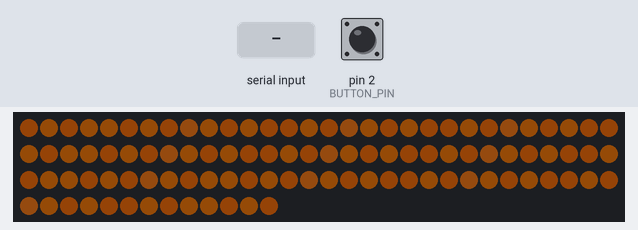
Recording of a sketch running on a simulated SparkFun Pro Micro, built with avr-gcc and run on an emulated ATmega32U4. On the bench: 103 RGB LEDs in strip order, left to right, continuing on the next row. Inputs (shaded band) come from the test bench; at power-on: pin 2 (BUTTON_PIN) HIGH. Dim RGB values are drawn brighter than linear; USB keyboard and mouse output is not drawn.

Above: at 1.2 s.
1.3 s: "N" received over Serial
At 1.6 s:
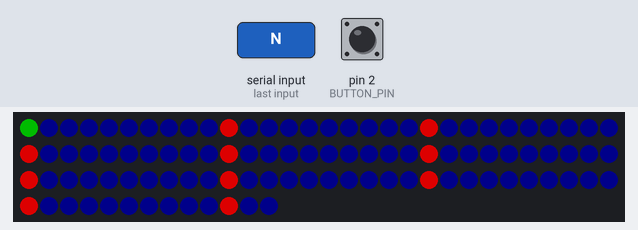
2.8 s: "I90\n" received over Serial
At 3.57 s:
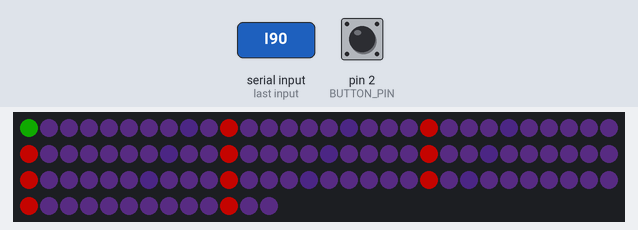
5.5 s: "C" received over Serial
At 5.63 s:
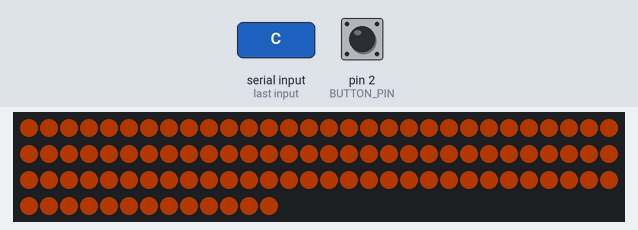
8.2 s: "W90\n" received over Serial
At 8.77 s:
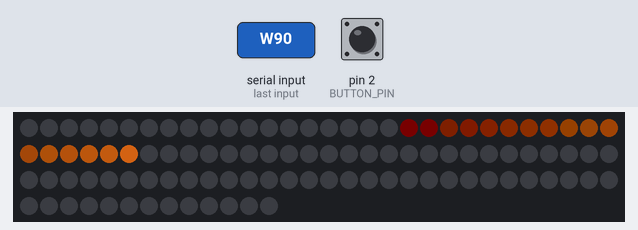
11.0 s: "P90\n" received over Serial
At 11.5 s:
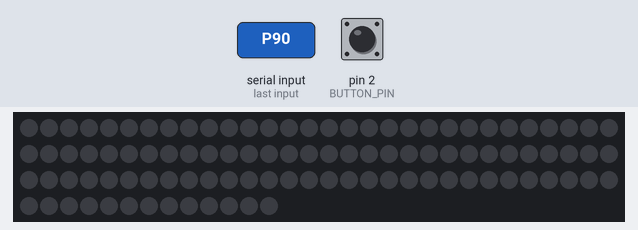
Timing chart, 0 to 13.5 s (numbered marks = the images above; inputs shaded):
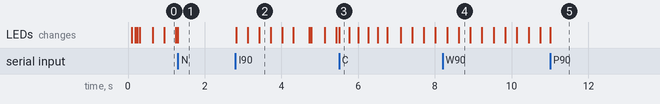

Measured:
- after the input at 1.3 s, the LEDs: change at once (image 1)
- after the input at 11.0 s, the LEDs: change at once (image 5)

The sketch:

PyramidLights.ino
```cpp
#include <Keyboard.h>
#include <FastLED.h>

// SparkFun Pro Micro (ATmega32u4, native USB). The button acts as a USB keyboard
// key: F13 is held down while the button is pressed, and index.html decides
// between hold-to-talk and a hands-free message. The page reports its state
// back over USB serial, and the LED strip around the base of the Louvre
// pyramid shows it.
constexpr uint8_t BUTTON_PIN = 2;
constexpr uint8_t LED_PIN = 3;
constexpr uint16_t LED_COUNT = 103;
constexpr uint8_t BRIGHTNESS = 150;
constexpr uint16_t MAX_MILLIAMPS = 500;  // USB-safe; raise when the strip has its own 5 V supply.
constexpr uint8_t RECORD_KEY = KEY_F13;  // index.html listens for F13; it types nothing.
constexpr unsigned long DEBOUNCE_MS = 30;
constexpr unsigned long RECORD_MS = 15000;  // Matches MAX_SECONDS in index.html.
constexpr unsigned long CANCEL_BLINK_MS = 1500;
constexpr unsigned long FADE_MS = 1500;  // Crossfade into idle; the round display fades over the same time.
constexpr unsigned long FRAME_MS = 20;
constexpr uint8_t BREATHS_PER_MIN = 10;

// To find the real LED count: set LED_COUNT too high (e.g. 150), upload, and click
// "LED numbers" on the operator page. LED 0 is green, every 10th LED is red.

const CRGB WARM_WHITE(212, 100, 20);
const CRGB FLAG_BLUE(0, 0, 255);
const CRGB FLAG_WHITE(255, 255, 255);
const CRGB FLAG_RED(255, 0, 0);

// What the web page is doing; it sends one letter per change (see readHost).
enum State : uint8_t { IDLE, RECORDING, WORKING, PLAYING, CANCELLED, NUMBERS };

CRGB leds[LED_COUNT];
// The flag layout comes from the page as "F", stretches along the strip from LED 0, then ";".
// "F25r26w25b;" is 25 red LEDs, then 26 white, then 25 blue; the rest stays dark.
char flag[LED_COUNT];  // per LED: 'b', 'w', 'r', or anything else for dark
bool readingFlag = false;
uint16_t flagAt = 0;
uint16_t flagRun = 0;
State state = IDLE;
uint8_t idlePeak = 0;
bool rawPressed = false;
bool stablePressed = false;
bool armed = false;
bool keyHeld = false;
unsigned long rawChangedAt = 0;
unsigned long pressedAt = 0;
unsigned long stateAt = 0;
unsigned long lastFrameAt = 0;
// The last frame before idle, as the strip showed it, to crossfade from.
CRGB fadeFrom[LED_COUNT];
unsigned long fadeAt = 0;
State shown = IDLE;
uint8_t shownBrightness = 255;

void readButton(unsigned long now) {
  const bool pressed = digitalRead(BUTTON_PIN) == LOW;
  if (pressed != rawPressed) {
    rawPressed = pressed;
    rawChangedAt = now;
  }
  if (now - rawChangedAt < DEBOUNCE_MS) return;

  // Require a released button after boot, before sending any keystrokes.
  if (!rawPressed) armed = true;
  if (stablePressed == rawPressed) return;
  stablePressed = rawPressed;

  if (stablePressed && armed) {
    pressedAt = now;
    Keyboard.press(RECORD_KEY);
    keyHeld = true;
  } else if (!stablePressed && keyHeld) {
    Keyboard.release(RECORD_KEY);
    keyHeld = false;
  }
}

void readFlag(char c) {
  if (c >= '0' && c <= '9') {
    flagRun = flagRun * 10 + (c - '0');
  } else if (c == ';') {
    memset(flag + flagAt, 0, LED_COUNT - flagAt);
    readingFlag = false;
  } else {
    for (; flagRun > 0 && flagAt < LED_COUNT; --flagRun) flag[flagAt++] = c;
    flagRun = 0;
  }
}

// One letter per state: I idle, R recording, W working, P playing (the flag),
// C cancelled, N LED numbers. "F...;" sets the flag layout (see flag).
void readHost(unsigned long now) {
  while (Serial.available()) {
    const char c = Serial.read();
    if (c == 'F') {
      readingFlag = true;
      flagAt = flagRun = 0;
      continue;
    }
    if (readingFlag) {
      readFlag(c);
      continue;
    }
    switch (c) {
      case 'I': state = IDLE; break;
      case 'R': state = RECORDING; break;
      case 'W': state = WORKING; break;
      case 'P': state = PLAYING; break;
      case 'C': state = CANCELLED; break;
      case 'N': state = NUMBERS; break;
      default: continue;
    }
    stateAt = now;
  }
  if (state == CANCELLED && now - stateAt >= CANCEL_BLINK_MS) state = IDLE;
}

void showNumbers() {
  fill_solid(leds, LED_COUNT, CRGB(0, 0, 20));
  for (uint16_t i = 10; i < LED_COUNT; i += 10) leds[i] = CRGB::Red;
  leds[0] = CRGB::Green;
}

// Slow warm-white breathing, scaled here in 16 bits instead of by FastLED. Each
// LED rounds up at a different point, so the strip fades evenly instead of all
// LEDs jumping between the few 8-bit levels available at low brightness.
void showIdle() {
  const uint16_t wave = beatsin16(BREATHS_PER_MIN, 0, 65535);
  const uint16_t eased = scale16(wave, wave);  // Squared, so the fade looks even to the eye.
  const uint16_t level = scale16(idlePeak * 257U, 16384 + scale16(eased, 49151));  // 25-100 % of peak.
  for (uint16_t i = 0; i < LED_COUNT; ++i) {
    const uint32_t dither = uint32_t(uint8_t(i * 159)) << 8;  // Rounding points spread along the strip.
    leds[i].r = (WARM_WHITE.r * uint32_t(level) + dither) >> 16;
    leds[i].g = (WARM_WHITE.g * uint32_t(level) + dither) >> 16;
    leds[i].b = (WARM_WHITE.b * uint32_t(level) + dither) >> 16;
  }
}

void animateBase(unsigned long now) {
  if (now - lastFrameAt < FRAME_MS) return;
  lastFrameAt = now;

  if (state == IDLE && shown != IDLE) {
    for (uint16_t i = 0; i < LED_COUNT; ++i) {
      fadeFrom[i] = leds[i];
      fadeFrom[i].nscale8(shownBrightness);
    }
    fadeAt = now;
  }
  shown = state;

  if (state == NUMBERS) {
    showNumbers();
  } else if (state == IDLE) {
    showIdle();
    if (now - fadeAt < FADE_MS) {
      const fract8 toIdle = (now - fadeAt) * 255 / FADE_MS;
      for (uint16_t i = 0; i < LED_COUNT; ++i) leds[i] = blend(fadeFrom[i], leds[i], toIdle);
    }
    shownBrightness = 255;
    FastLED.show(255);  // Already scaled within the power budget, and so is a blend of two such frames.
    return;
  } else if (state == RECORDING) {
    // Red fills the base like the UI's 15 s progress bar.
    const uint16_t filled = min((now - stateAt) * LED_COUNT / RECORD_MS, (unsigned long)LED_COUNT);
    fill_solid(leds, LED_COUNT, CRGB(30, 0, 0));
    fill_solid(leds, filled, CRGB(255, 10, 0));
  } else if (state == WORKING) {
    // Warm comet circling the base while the engine converts the voice.
    fadeToBlackBy(leds, LED_COUNT, 40);
    leds[(now / 25) % LED_COUNT] = WARM_WHITE;
  } else if (state == PLAYING) {
    // The French flag while the result plays, laid out by the page.
    for (uint16_t i = 0; i < LED_COUNT; ++i) {
      leds[i] = flag[i] == 'b' ? FLAG_BLUE : flag[i] == 'w' ? FLAG_WHITE : flag[i] == 'r' ? FLAG_RED : CRGB(0, 0, 0);
    }
  } else {
    // Cancelled because nobody spoke: blink amber, then back to idle.
    fill_solid(leds, LED_COUNT, (now - stateAt) / 250 % 2 ? CRGB(0, 0, 0) : CRGB(255, 80, 0));
  }
  // Scale to BRIGHTNESS, or lower if the frame would draw more than MAX_MILLIAMPS.
  shownBrightness = calculate_max_brightness_for_power_mW(leds, LED_COUNT, BRIGHTNESS, 5UL * MAX_MILLIAMPS);
  FastLED.show(shownBrightness);
}

void setup() {
  pinMode(BUTTON_PIN, INPUT_PULLUP);
  rawPressed = digitalRead(BUTTON_PIN) == LOW;
  stablePressed = rawPressed;
  rawChangedAt = millis();
  FastLED.addLeds<WS2812B, LED_PIN, GRB>(leds, LED_COUNT);
  // Temporal dithering needs a far higher frame rate; the idle fade dithers along the strip instead.
  FastLED.setDither(DISABLE_DITHER);
  // Brightest idle level within the power budget. FastLED's estimate dims the LEDs'
  // own ~1 mA draw along with the colors, so reserve that, plus a margin for rounding.
  fill_solid(leds, LED_COUNT, WARM_WHITE);
  idlePeak = calculate_max_brightness_for_power_mW(leds, LED_COUNT, BRIGHTNESS, 5UL * (MAX_MILLIAMPS - LED_COUNT) * 9 / 10);
  FastLED.clear(true);
  Serial.begin(115200);
  Keyboard.begin();
}

void loop() {
  const unsigned long now = millis();
  readButton(now);
  if (Serial.dtr()) {
    readHost(now);
  } else {
    // Web page not connected: the strip can only follow the button itself.
    state = keyHeld ? RECORDING : IDLE;
    stateAt = pressedAt;
  }
  animateBase(now);
}
```
